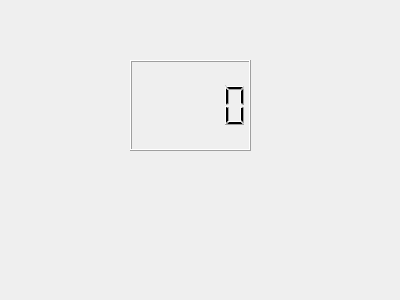
<?xml version="1.0" encoding="UTF-8"?>
<ui version="4.0">
 <class>Form</class>
 <widget class="QWidget" name="Form">
  <property name="geometry">
   <rect>
    <x>0</x>
    <y>0</y>
    <width>400</width>
    <height>300</height>
   </rect>
  </property>
  <property name="windowTitle">
   <string>Form</string>
  </property>
  <widget class="QLCDNumber" name="lcdNumber">
   <property name="geometry">
    <rect>
     <x>130</x>
     <y>60</y>
     <width>121</width>
     <height>91</height>
    </rect>
   </property>
  </widget>
 </widget>
 <resources/>
 <connections/>
</ui>
